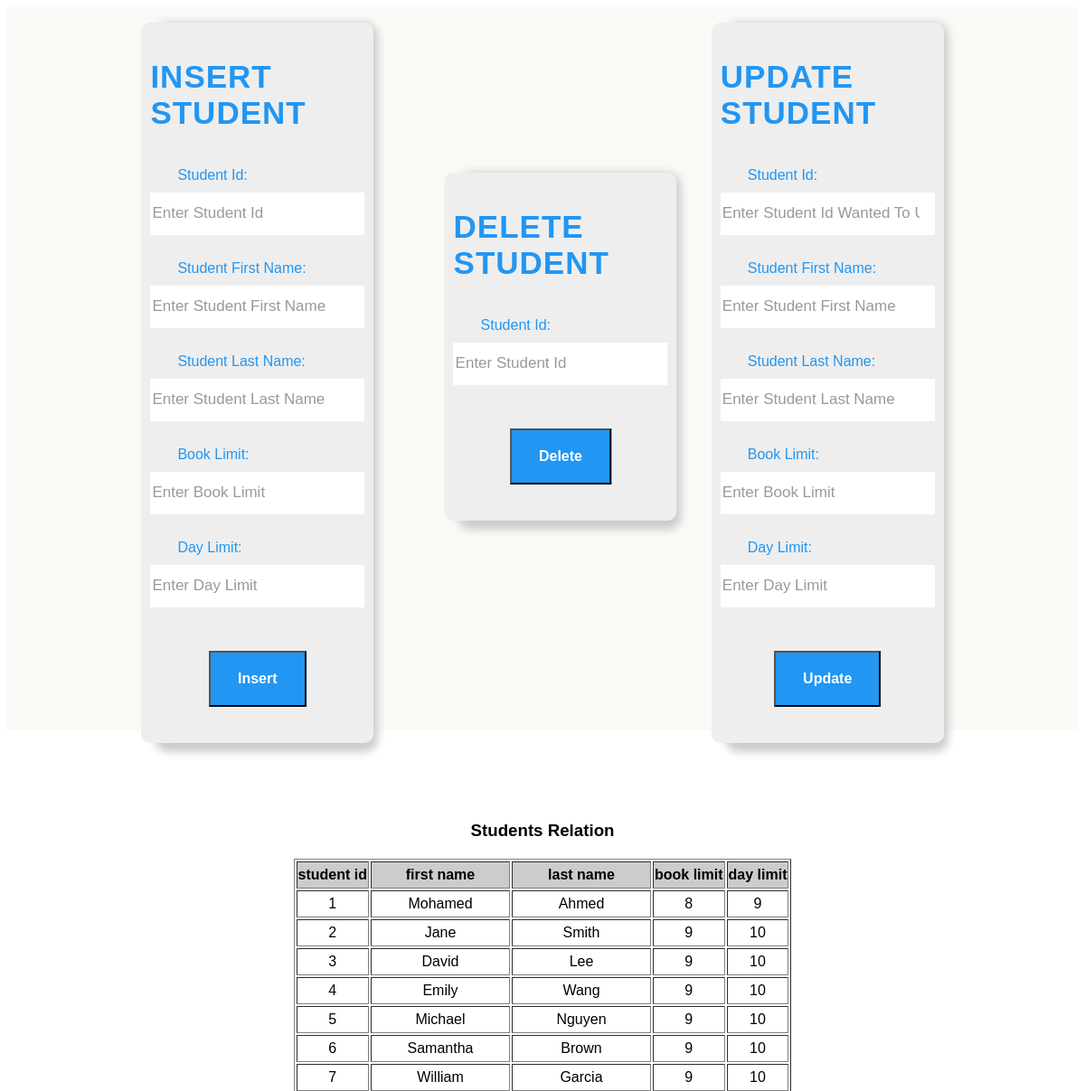
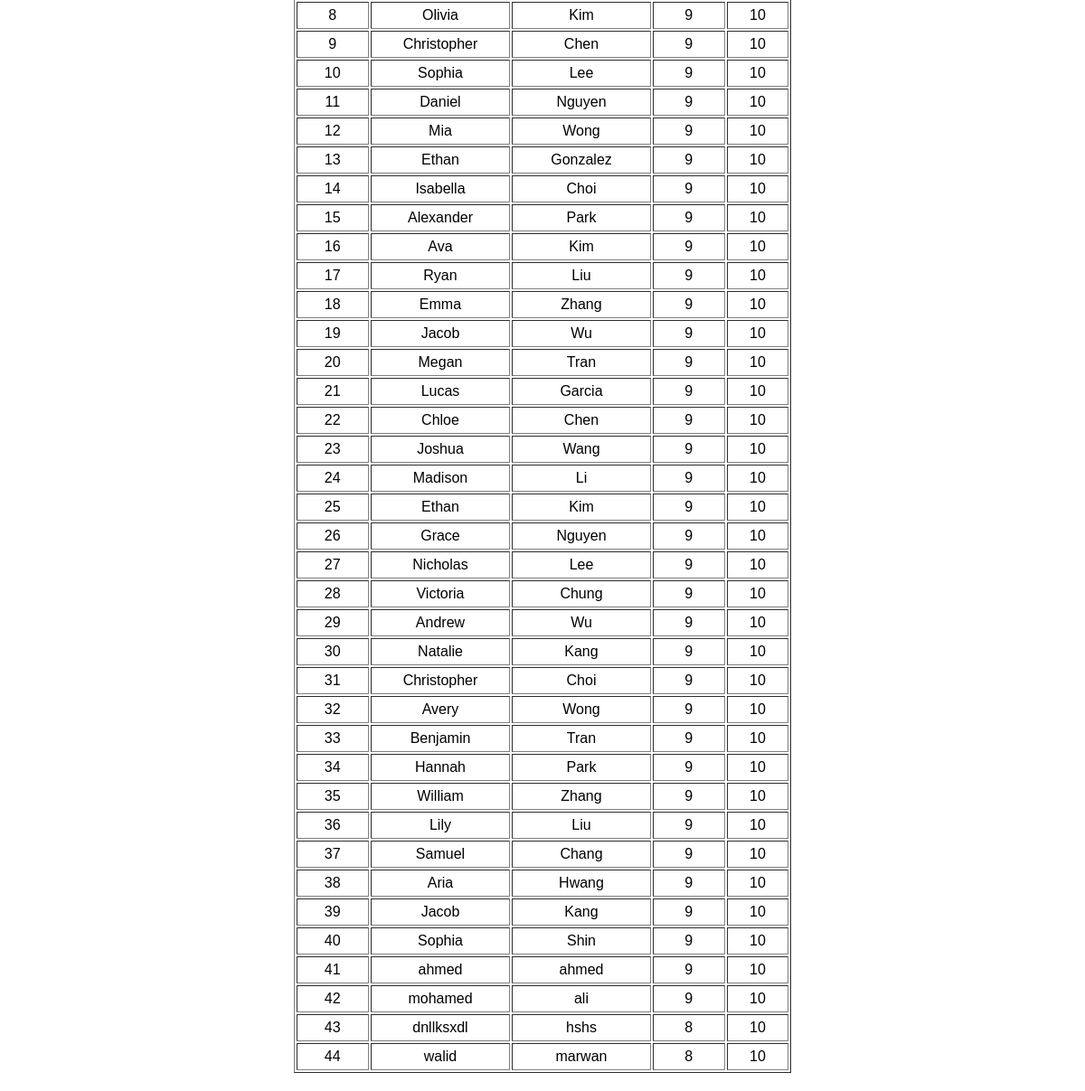
Page /students.php on the committed database (2 pictures, top to bottom).
### tables this page shows
CREATE TABLE `students` (
  `stu_id` int(11) NOT NULL,
  `stu_fn` varchar(20) DEFAULT NULL,
  `stu_ln` varchar(20) DEFAULT NULL,
  `book_limit` int(2) DEFAULT NULL,
  `day_limit` int(2) DEFAULT NULL
);

### students.php (the view, shortened to what this page needs)
<!DOCTYPE html>
<html lang="en">
<head>
    <link rel="stylesheet" href="./signin.css">
	<link rel="stylesheet" href="./framework.css">
</head>
<body>
<div style="margin-bottom: 100px; overflow:visible;position:relative"class="formBox">
        <div class="container" style="top:0;width: 40%;position:absolute;left:0px;top: 20px;">
            <div style="margin-bottom: 50px;top: 20px;"class="box">
                <form action="insertStu.php" method="post">
                    <h2 class="h2-label"> Insert Student</h2>
                    <h6 class="h6-label">Student id: </h6>
                    <input style="height: 45px;" class="no-outline no-border ph  "name="stu_id" type="number" placeholder="enter student id" > <br>
                    <h6 class="h6-label">student first name: </h6>
                    <input style="height: 45px;" class="no-outline no-border ph " name="first_name" type="text" placeholder="enter student first name"> <br>
                    <h6 class="h6-label">student last name: </h6>
                    <input style="height: 45px;" class="no-outline no-border ph " name="last_name" type="text" placeholder="enter student last name"> <br>
                    <h6 class="h6-label">book limit: </h6>
                    <input style="height: 45px;" class="no-outline no-border ph " name="book_limit" type="number" placeholder="enter book limit"> <br>
                    <h6 class="h6-label">day limit: </h6>
                    <input style="height: 45px;" class="no-outline no-border ph " name="day_limit" type="number" placeholder="enter day limit"> <br>
                    <input style="width:fit-content;text-transform:capitalize;font-size: 16px;" class="submit-button " type="submit" value="insert">
                </form>
            </div>
        </div>
        <div class="container" style="width: 40%;position:absolute;left:50%;transform:translateX(-50%);">
            <div style="margin-bottom: 50px;"class="box">
                <form action="deleteStu.php" method="post">
                    <h2 class="h2-label"> delete student</h2>
                    <h6 class="h6-label">student id: </h6>
                    <input style="height: 45px;" class="no-outline no-border ph  "name="stu_id" type="number" placeholder="enter student id" > <br>
                    <input style="width:fit-content;text-transform:capitalize;font-size: 16px;" class="submit-button" type="submit" value="delete">
                </form>
            </div>
        </div>
        <div class="container" style=" width:40%;position:absolute;right: 0px;top: 20px">
            <div style="margin-bottom: 50px;top: 20px;"class="box">
                <form action="updateStu.php" method="post">
                    <h2 class="h2-label"> update student</h2>
                    <h6 class="h6-label">student id: </h6>
                    <input style="height: 45px;" class="no-outline no-border ph  "name="stu_id" type="number" placeholder="enter student id wanted to update" > <br>
                    <h6 class="h6-label">student first name: </h6>
                    <input style="height: 45px;" class="no-outline no-border ph " name="stu_fn" type="text" placeholder="enter student first name"> <br>
                    <h6 class="h6-label">student last name: </h6>
                    <input style="height: 45px;" class="no-outline no-border ph " name="stu_ln" type="text" placeholder="enter student last name"> <br>
                    <h6 class="h6-label">book limit: </h6>
                    <input style="height: 45px;" class="no-outline no-border ph " name="book_limit" type="number" placeholder="enter book limit"> <br>
                    <h6 class="h6-label">day limit: </h6>
                    <input style="height: 45px;" class="no-outline no-border ph " name="day_limit" type="number" placeholder="enter day limit"> <br>
                    <input style="width:fit-content;text-transform:capitalize;font-size:16px;" class="submit-button" type="submit" value="update">
                </form>
            </div>
        </div>
    </div>
    <?php
        $connection = new mysqli('localhost' , 'root', '' ,'library');
        $statment = $connection-> prepare("SELECT * FROM students");
        $statment-> execute();
        $result = $statment->get_result();
        echo "<h3 style='margin:20px auto;text-align:center;text-transform:capitalize;'>students relation</h3>";
        echo "<table border='1' style = 'margin: 20px auto; text-align=:center;'>";
        echo    "<tr style='background-color:#ccc;font-weight:bold;height: 30px;'>
                    <td style='text-align:center;'>student id</td>
                    <td style='text-align:center;width:150px;'>first name</td>
                    <td style='text-align:center;width:150px;'> last name </td>
                    <td style='text-align:center;'> book limit </td>
                    <td style='text-align:center;'> day limit </td>
                </tr>";
        while ($row = $result->fetch_assoc()){
            echo "<tr style='height: 30px;'>
                    <td style='text-align:center;'>".$row['stu_id']."</td>
                    <td style='text-align:center;'>".$row['stu_fn']."</td>
                    <td style='text-align:center;'>".$row['stu_ln']."</td>
                    <td style='text-align:center;'>".$row['book_limit']."</td>
                    <td style='text-align:center;'>".$row['day_limit']."</td>
                </tr>";
        }
        echo "</table>";
?>
</body>
</html>

### signin.css (style rules this page uses)
:root { --main-color: #2196f3; --main-color-alt: #1787e0; --main-color-red: #ff3946; --main-color-red-alt: #ff3946ce ; }
body { font-family: 'Cairo', sans-serif; }
.container { margin-left: 20px; margin-right: 20px; padding: 20px; }
.formBox { width: 100%; height: 100vh; position: relative; display: flex; justify-content: center; align-items: center; background-color: #FAF9F6; overflow: hidden; }
.formBox .container { display: flex; justify-content: center; align-items: center; width: 100%; height: 100%; }
.formBox .container .box { box-shadow: 10px 5px 10px 5px #ccc; width:50%; display: flex; flex-direction: column; justify-content: center; align-items: center; border-radius: 10px;; }
.formBox .container .box form { display: flex; background-color: #eee; border-radius: 10px;; width: 100%; height: 100%; padding: 10px; flex-direction: column; }
.formBox .container .box form h2 { text-transform: uppercase; margin: 30px auto; letter-spacing: 1px;; font-size: 35px;; font-weight: bold; color: var(--main-color); }

### framework.css (style rules this page uses)
.h6-label { margin: 10px auto 10px 30px; font-size: 16px; text-transform: capitalize; font-weight: normal; color: var(--main-color); }
.h2-label { text-transform: uppercase; margin: 30px auto; letter-spacing: 1px;; font-size: 35px;; font-weight: bold; color: var(--main-color); }
.no-outline { outline:none; }
.no-border { border:none; }
.ph::placeholder { text-transform: capitalize; color: #999; font-size: 17px }
.submit-button { display: block; margin: 30px auto; padding: 20px 30px; background-color: var(--main-color); color: white; font-weight: bold; transition: 0.3s; }

### rows in the picture
students: stu_id "1", stu_fn "Mohamed", stu_ln "Ahmed", book_limit "8", day_limit "9"
students: stu_id "2", stu_fn "Jane", stu_ln "Smith", book_limit "9", day_limit "10"
students: stu_id "3", stu_fn "David", stu_ln "Lee", book_limit "9", day_limit "10"
students: stu_id "4", stu_fn "Emily", stu_ln "Wang", book_limit "9", day_limit "10"
students: stu_id "5", stu_fn "Michael", stu_ln "Nguyen", book_limit "9", day_limit "10"
students: stu_id "6", stu_fn "Samantha", stu_ln "Brown", book_limit "9", day_limit "10"
students: stu_id "7", stu_fn "William", stu_ln "Garcia", book_limit "9", day_limit "10"
students: stu_id "8", stu_fn "Olivia", stu_ln "Kim", book_limit "9", day_limit "10"
students: stu_id "9", stu_fn "Christopher", stu_ln "Chen", book_limit "9", day_limit "10"
students: stu_id "10", stu_fn "Sophia", stu_ln "Lee", book_limit "9", day_limit "10"
students: stu_id "11", stu_fn "Daniel", stu_ln "Nguyen", book_limit "9", day_limit "10"
students: stu_id "12", stu_fn "Mia", stu_ln "Wong", book_limit "9", day_limit "10"
students: stu_id "13", stu_fn "Ethan", stu_ln "Gonzalez", book_limit "9", day_limit "10"
students: stu_id "14", stu_fn "Isabella", stu_ln "Choi", book_limit "9", day_limit "10"
students: stu_id "15", stu_fn "Alexander", stu_ln "Park", book_limit "9", day_limit "10"
students: stu_id "16", stu_fn "Ava", stu_ln "Kim", book_limit "9", day_limit "10"
students: stu_id "17", stu_fn "Ryan", stu_ln "Liu", book_limit "9", day_limit "10"
students: stu_id "18", stu_fn "Emma", stu_ln "Zhang", book_limit "9", day_limit "10"
students: stu_id "19", stu_fn "Jacob", stu_ln "Wu", book_limit "9", day_limit "10"
students: stu_id "20", stu_fn "Megan", stu_ln "Tran", book_limit "9", day_limit "10"
students: stu_id "21", stu_fn "Lucas", stu_ln "Garcia", book_limit "9", day_limit "10"
students: stu_id "22", stu_fn "Chloe", stu_ln "Chen", book_limit "9", day_limit "10"
students: stu_id "23", stu_fn "Joshua", stu_ln "Wang", book_limit "9", day_limit "10"
students: stu_id "24", stu_fn "Madison", stu_ln "Li", book_limit "9", day_limit "10"
students: stu_id "25", stu_fn "Ethan", stu_ln "Kim", book_limit "9", day_limit "10"
students: stu_id "26", stu_fn "Grace", stu_ln "Nguyen", book_limit "9", day_limit "10"
students: stu_id "27", stu_fn "Nicholas", stu_ln "Lee", book_limit "9", day_limit "10"
students: stu_id "28", stu_fn "Victoria", stu_ln "Chung", book_limit "9", day_limit "10"
students: stu_id "29", stu_fn "Andrew", stu_ln "Wu", book_limit "9", day_limit "10"
students: stu_id "30", stu_fn "Natalie", stu_ln "Kang", book_limit "9", day_limit "10"
students: stu_id "31", stu_fn "Christopher", stu_ln "Choi", book_limit "9", day_limit "10"
students: stu_id "32", stu_fn "Avery", stu_ln "Wong", book_limit "9", day_limit "10"
students: stu_id "33", stu_fn "Benjamin", stu_ln "Tran", book_limit "9", day_limit "10"
students: stu_id "34", stu_fn "Hannah", stu_ln "Park", book_limit "9", day_limit "10"
students: stu_id "35", stu_fn "William", stu_ln "Zhang", book_limit "9", day_limit "10"
students: stu_id "36", stu_fn "Lily", stu_ln "Liu", book_limit "9", day_limit "10"
students: stu_id "37", stu_fn "Samuel", stu_ln "Chang", book_limit "9", day_limit "10"
students: stu_id "38", stu_fn "Aria", stu_ln "Hwang", book_limit "9", day_limit "10"
students: stu_id "39", stu_fn "Jacob", stu_ln "Kang", book_limit "9", day_limit "10"
students: stu_id "40", stu_fn "Sophia", stu_ln "Shin", book_limit "9", day_limit "10"
students: stu_id "41", stu_fn "ahmed", stu_ln "ahmed", book_limit "9", day_limit "10"
students: stu_id "42", stu_fn "mohamed", stu_ln "ali", book_limit "9", day_limit "10"
students: stu_id "43", stu_fn "dnllksxdl", stu_ln "hshs", book_limit "8", day_limit "10"
students: stu_id "44", stu_fn "walid", stu_ln "marwan", book_limit "8", day_limit "10"
